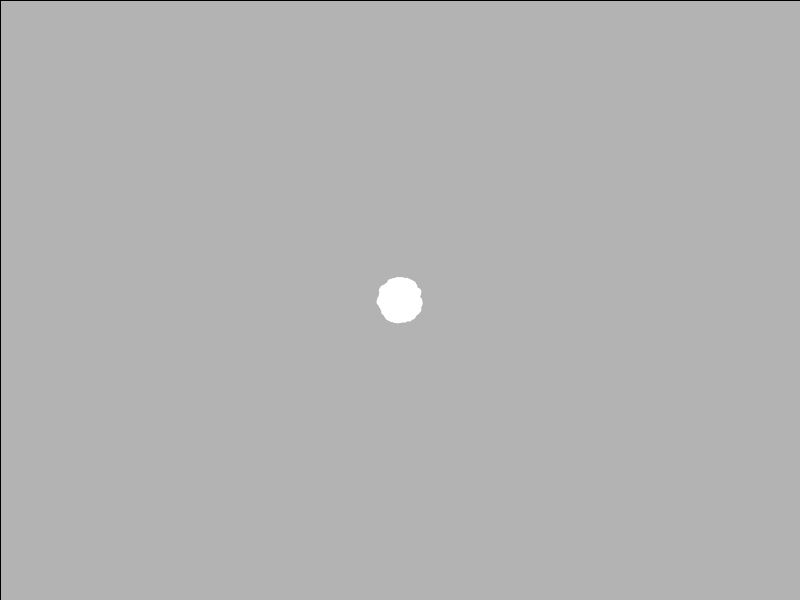
Frame 1 (no input)
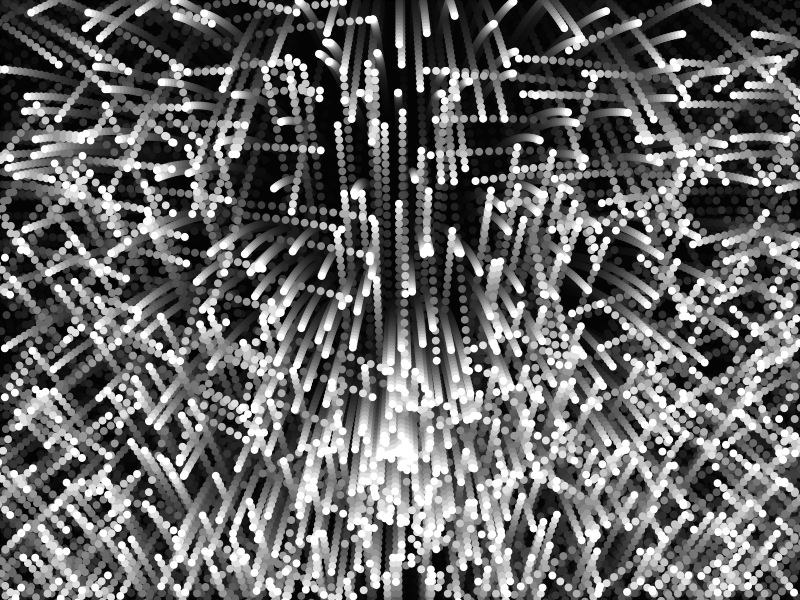
Frame 60 (the mouse pressed at the canvas centre just before this capture)
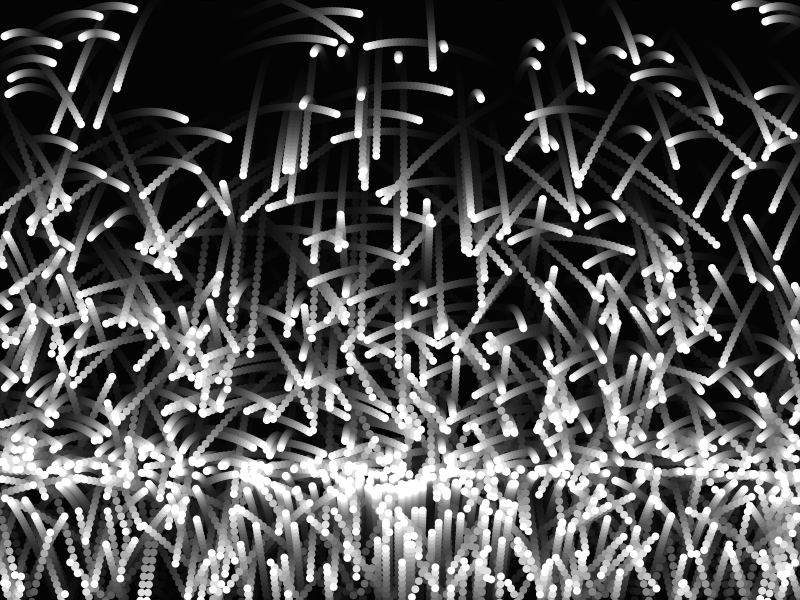
Frame 120 (the mouse held since frame 60 and released just before this capture)

The Processing sketch that drew these frames (run headless with seeded random() and noise(); from frame 60 on, the mouse is pressed at the canvas centre):

// Processing sketch: chapter02
// ── chapter02.pde
int NUM = 1000;
ParticleVec2[] particles = new ParticleVec2[NUM];

void setup() {
  size(800, 600);
  frameRate(60);
  
  for (int i = 0; i < NUM; i++) {
    particles[i] = new ParticleVec2();
    particles[i].location.set(width/2, height/2);
    
    
    float angle = random(PI * 2.0);
    float length = random(20);
    float posX = cos(angle) * length;
    float posY = sin(angle) * length;
    particles[i].acceleration.set(posX, posY);
    
    particles[i].gravity.set(0.0, 0.1);
    particles[i].friction = 0.01;
  }
}

void draw() {
  // 背景をフェードさせる
  fill(0, 31);
  rect(0, 0, width, height);
  noStroke();
  fill(255);
  
  for (int i = 0; i < NUM; i++) {
    particles[i].update();
    particles[i].draw();
    particles[i].bounceOffWalls();
    // particles[i].throughWalls();
  }
}

// ── ParticleVec2.pde
class ParticleVec2 {
  PVector force; // 力
  PVector acceleration; // 加速度
  PVector location; // 位置
  PVector velocity; // 速度
  PVector gravity; // 重力
  float mass; // 質量
  float friction; // 摩擦力
  PVector min; // 稼働範囲(min)
  PVector max; // 稼働範囲(max)
  float radius; // パーティクル半径

  ParticleVec2() {
    radius = 4.0;
    mass = 1.0;
    friction = 0.01;
    location = new PVector(0.0, 0.0);
    velocity = new PVector(0.0, 0.0);
    acceleration = new PVector(0.0, 0.0);
    gravity = new PVector(0.0, 0.0);
    min = new PVector(0.0, 0.0);
    max = new PVector(width, height);
  }
  
  void update() {
    acceleration.add(gravity);
    velocity.add(acceleration);
    velocity.mult(1.0 - friction);
    location.add(velocity);
    acceleration.set(0, 0);
  }
  
  void draw() {
    ellipse(location.x, location.y, mass * radius * 2, mass * radius * 2);
  }
  
  void bounceOffWalls() {
    if (location.x > max.x) {
      location.x = max.x;
      velocity.x *= -1;
    }
    if (location.x < min.x) {
      location.x = min.x;
      velocity.x *= -1;
    }
    if (location.y > max.y) {
      location.y = max.y;
      velocity.y *= -1;
    }
    if (location.y < min.y) {
      location.y = min.y;
      velocity.y *= -1;
    }  
  }
  
  void throughWalls() {
    if (location.x > max.x) {
      location.x = min.x;
    }
    if (location.x < min.x) {
      location.x = max.x;
    }
    if (location.y > max.y) {
      location.y = min.y;
    }
    if (location.y < min.y) {
      location.y = max.y;
    } 
  }
}
